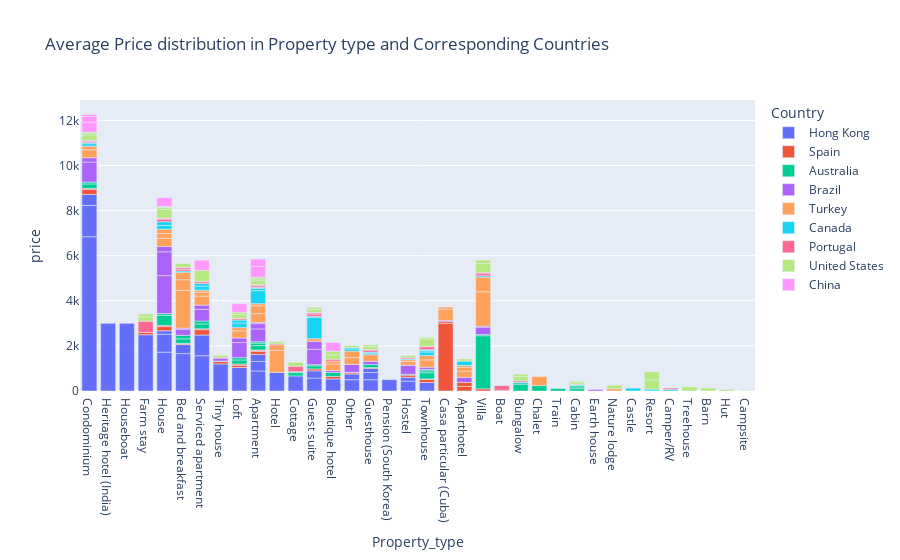

Source (notebook cell):
### Code cell
fig=px.bar(price_Df,x='Property_type',y='price',title='Average Price distribution in Property type and Corresponding Countries',
           color='Country')
fig.show()

### Figure 1 — Plotly figure (JSON) as saved in the notebook; plotly's stock layout.template omitted (floating-point values rounded to 4 significant figures)
{"data": [{"alignmentgroup": "True", "hovertemplate": "Country=Hong Kong<br>Property_type=%{x}<br>price=%{y}<extra></extra>", "legendgroup": "Hong Kong", "marker": {"color": "#636efa", "pattern": {"shape": ""}}, "name": "Hong Kong", "offsetgroup": "Hong Kong", "orientation": "v", "showlegend": true, "textposition": "auto", "type": "bar", "x": ["Condominium", "Heritage hotel (India)", "Houseboat", "Farm stay", "House", "Bed and breakfast", "Serviced apartment", "Condominium", "Tiny house", "Loft", "Serviced apartment", "Apartment", "Hotel", "House", "Cottage", "Guest suite", "Boutique hotel", "Other", "Guesthouse", "Pension (South Korea)", "Condominium", "Hostel", "Apartment", "Bed and breakfast", "Townhouse", "Guest suite", "Guesthouse", "Apartment", "Other", "Guesthouse", "Hostel", "House"], "xaxis": "x", "y": [6842.0, 2999, 2999, 2496, 1723.0, 1657.0, 1565.0, 1385, 1201, 1042.0, 916.7, 888.8, 825, 790.6, 667, 573.8, 535.9, 502, 502, 502, 490.3, 439.6, 421.1, 400, 377, 322, 315.7, 310.3, 251, 188.5, 168.5, 157], "yaxis": "y"}, {"alignmentgroup": "True", "hovertemplate": "Country=Spain<br>Property_type=%{x}<br>price=%{y}<extra></extra>", "legendgroup": "Spain", "marker": {"color": "#EF553B", "pattern": {"shape": ""}}, "name": "Spain", "offsetgroup": "Spain", "orientation": "v", "showlegend": true, "textposition": "auto", "type": "bar", "x": ["Casa particular (Cuba)", "Serviced apartment", "Condominium", "Aparthotel", "House", "Aparthotel", "Townhouse", "Apartment", "Tiny house", "Boutique hotel", "Farm stay", "Loft", "Villa", "Hostel", "Guest suite", "Casa particular (Cuba)", "Loft", "Other", "House", "Apartment", "Condominium", "Bed and breakfast", "Serviced apartment", "Boat", "Guesthouse", "Townhouse", "Other", "Bed and breakfast", "Apartment"], "xaxis": "x", "y": [3000, 239.3, 225.5, 200, 185, 184, 135, 133.6, 110, 109.3, 100, 95.94, 95, 95, 83, 76.5, 55, 55, 51.17, 50.25, 43.86, 40.29, 38, 35, 33, 24, 20, 20, 17], "yaxis": "y"}, {"alignmentgroup": "True", "hovertemplate": "Country=Australia<br>Property_type=%{x}<br>price=%{y}<extra></extra>", "legendgroup": "Australia", "marker": {"color": "#00cc96", "pattern": {"shape": ""}}, "name": "Australia", "offsetgroup": "Australia", "orientation": "v", "showlegend": true, "textposition": "auto", "type": "bar", "x": ["Villa", "House", "Bungalow", "Townhouse", "Chalet", "Serviced apartment", "Condominium", "Bed and breakfast", "Apartment", "Loft", "Boutique hotel", "Bed and breakfast", "Cottage", "Guest suite", "Guesthouse", "Serviced apartment", "Train", "Apartment", "Cabin", "Loft", "Townhouse", "Condominium", "Cabin", "House", "Bungalow", "Cabin", "Apartment", "Townhouse", "Guest suite", "Villa", "Cottage", "Hostel", "Tiny house"], "xaxis": "x", "y": [2356, 452.4, 304.5, 275.4, 242, 214.5, 195, 194.5, 193.4, 183.8, 174.5, 154, 148, 137.6, 136.4, 129, 109, 109.0, 103.4, 100, 83.71, 83.33, 80, 72.24, 67.67, 62.5, 62.5, 60, 52, 51.5, 41, 40, 16], "yaxis": "y"}, {"alignmentgroup": "True", "hovertemplate": "Country=Brazil<br>Property_type=%{x}<br>price=%{y}<extra></extra>", "legendgroup": "Brazil", "marker": {"color": "#ab63fa", "pattern": {"shape": ""}}, "name": "Brazil", "offsetgroup": "Brazil", "orientation": "v", "showlegend": true, "textposition": "auto", "type": "bar", "x": ["House", "House", "Condominium", "Guest suite", "Loft", "Apartment", "Serviced apartment", "Hostel", "Other", "Guest suite", "Villa", "Bed and breakfast", "House", "Apartment", "Aparthotel", "Loft", "Condominium", "Serviced apartment", "Guesthouse", "Tiny house", "Townhouse", "Boutique hotel", "Earth house", "Casa particular (Cuba)", "Apartment", "Bed and breakfast", "Villa"], "xaxis": "x", "y": [1685.0, 1058.0, 888.1, 684.5, 670.5, 566.7, 522.2, 400.2, 350.5, 347, 330, 272.5, 236, 232.2, 226, 205.7, 190.2, 184.5, 142, 127, 101, 86, 67, 56, 54, 48, 41], "yaxis": "y"}, {"alignmentgroup": "True", "hovertemplate": "Country=Turkey<br>Property_type=%{x}<br>price=%{y}<extra></extra>", "legendgroup": "Turkey", "marker": {"color": "#FFA15A", "pattern": {"shape": ""}}, "name": "Turkey", "offsetgroup": "Turkey", "orientation": "v", "showlegend": true, "textposition": "auto", "type": "bar", "x": ["Bed and breakfast", "Villa", "Hotel", "Villa", "Casa particular (Cuba)", "Bed and breakfast", "Chalet", "Serviced apartment", "Apartment", "House", "Condominium", "Apartment", "Bed and breakfast", "Townhouse", "Loft", "Other", "Boutique hotel", "Guesthouse", "Other", "Aparthotel", "Hotel", "House", "Townhouse", "House", "Aparthotel", "Serviced apartment", "Hostel", "Condominium", "Loft", "Boutique hotel", "Guest suite", "Nature lodge", "Apartment", "Casa particular (Cuba)", "Serviced apartment", "Hostel", "Aparthotel"], "xaxis": "x", "y": [1672.0, 1530, 975.5, 649, 501, 473.7, 401, 400.9, 389.6, 368.7, 356, 350.6, 325, 324.8, 316.2, 301, 296.3, 295, 291.2, 270.5, 248, 208, 190.8, 186.5, 174, 174, 163.3, 159.2, 142, 127, 121, 100, 94.89, 88.25, 87, 82.33, 79], "yaxis": "y"}, {"alignmentgroup": "True", "hovertemplate": "Country=Canada<br>Property_type=%{x}<br>price=%{y}<extra></extra>", "legendgroup": "Canada", "marker": {"color": "#19d3f3", "pattern": {"shape": ""}}, "name": "Canada", "offsetgroup": "Canada", "orientation": "v", "showlegend": true, "textposition": "auto", "type": "bar", "x": ["Guest suite", "Apartment", "Loft", "Aparthotel", "Serviced apartment", "House", "House", "Townhouse", "Loft", "Castle", "Serviced apartment", "Condominium", "Apartment", "Other", "Resort", "Guesthouse", "Camper/RV", "Bed and breakfast", "Townhouse", "Other", "Villa", "Condominium", "Townhouse", "Apartment", "Guesthouse", "Guest suite", "Cabin", "Hostel", "Bungalow"], "xaxis": "x", "y": [950, 576, 204.6, 191, 179, 168.6, 166.2, 159.9, 129.5, 127, 114.4, 109.5, 100.7, 99, 81, 70, 70, 64.17, 58.8, 55, 55, 49.38, 46, 44.08, 40, 40, 39, 35, 24], "yaxis": "y"}, {"alignmentgroup": "True", "hovertemplate": "Country=Portugal<br>Property_type=%{x}<br>price=%{y}<extra></extra>", "legendgroup": "Portugal", "marker": {"color": "#FF6692", "pattern": {"shape": ""}}, "name": "Portugal", "offsetgroup": "Portugal", "orientation": "v", "showlegend": true, "textposition": "auto", "type": "bar", "x": ["Farm stay", "Cottage", "Boat", "Townhouse", "House", "Guest suite", "Villa", "Guesthouse", "Boutique hotel", "Serviced apartment", "Bed and breakfast", "Bed and breakfast", "Apartment", "Loft", "Villa", "Bungalow", "Camper/RV", "Condominium", "Guest suite", "Hostel", "Tiny house", "House", "Hotel", "Condominium", "Apartment", "Guesthouse", "Townhouse", "Bed and breakfast", "Serviced apartment", "Loft", "Guest suite", "Apartment", "House"], "xaxis": "x", "y": [500, 243.3, 200, 123.5, 109.8, 103, 93.33, 90, 80, 78.6, 73.67, 70, 69.42, 60.96, 60, 60, 59, 56.3, 53.86, 53.33, 45, 42.26, 40, 38, 36.68, 27.5, 26.67, 25, 24.5, 22, 17, 15, 12], "yaxis": "y"}, {"alignmentgroup": "True", "hovertemplate": "Country=United States<br>Property_type=%{x}<br>price=%{y}<extra></extra>", "legendgroup": "United States", "marker": {"color": "#B6E880", "pattern": {"shape": ""}}, "name": "United States", "offsetgroup": "United States", "orientation": "v", "showlegend": true, "textposition": "auto", "type": "bar", "x": ["Serviced apartment", "Resort", "Villa", "House", "Resort", "Townhouse", "Condominium", "Bungalow", "Farm stay", "Boutique hotel", "Treehouse", "Cottage", "Loft", "Apartment", "Boutique hotel", "Bed and breakfast", "Nature lodge", "Villa", "Barn", "Guesthouse", "Guest suite", "Farm stay", "Aparthotel", "Hostel", "Bungalow", "Loft", "Other", "Guest suite", "Condominium", "Hotel", "Tiny house", "House", "Apartment", "Cabin", "Apartment", "Guesthouse", "Hut", "Townhouse", "Cabin", "House", "Condominium", "Campsite"], "xaxis": "x", "y": [483.1, 408, 392.6, 382.9, 359.8, 322.8, 241.7, 195.7, 193.3, 192, 185, 172.9, 171.6, 171.2, 167, 167, 158, 151.7, 135, 133.2, 129.7, 126, 104.5, 101, 95, 94.43, 92.5, 91.5, 91.5, 91, 90, 88.24, 81.39, 76, 75, 73.5, 68, 66.58, 63.5, 39, 30, 25], "yaxis": "y"}, {"alignmentgroup": "True", "hovertemplate": "Country=China<br>Property_type=%{x}<br>price=%{y}<extra></extra>", "legendgroup": "China", "marker": {"color": "#FF97FF", "pattern": {"shape": ""}}, "name": "China", "offsetgroup": "China", "orientation": "v", "showlegend": true, "textposition": "auto", "type": "bar", "x": ["Apartment", "Condominium", "Serviced apartment", "House", "Boutique hotel", "Loft", "Apartment", "Condominium", "Condominium"], "xaxis": "x", "y": [479, 447.5, 447, 393, 385, 381, 325.5, 251, 86], "yaxis": "y"}], "layout": {"barmode": "relative", "legend": {"title": {"text": "Country"}, "tracegroupgap": 0}, "title": {"text": "Average Price distribution in Property type and Corresponding Countries"}, "xaxis": {"anchor": "y", "domain": [0, 1], "title": {"text": "Property_type"}}, "yaxis": {"anchor": "x", "domain": [0, 1], "title": {"text": "price"}}}}
